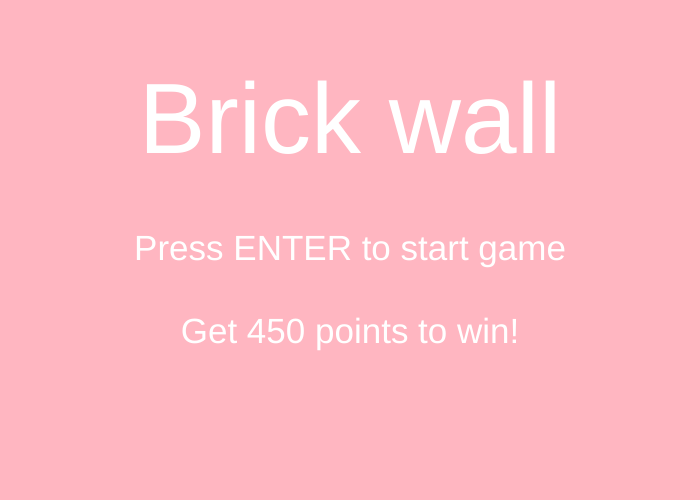
Frame 1 (no input)
Frame 60 (no input): identical to frame 1, image omitted
Frame 120 (the mouse pressed at the canvas centre since frame 60): identical to frame 1, image omitted

The p5.js sketch that drew this single still picture (run headless with seeded random() and noise() and a simulated clock; from frame 60 on, the mouse is pressed at the canvas centre):

// p5.js sketch
// ── sketch.js
let mode = 'title';

let MyBall;
let MyPaddle;
let MyScore = 0;
let MyLife = 4;
let MyBricks = [];
let MyColors = ['#A3E4D7 ', '#C39BD3 ', '#AED6F1 ', '#F7CAC9'];
let backgroundColor;

function setup() {
  createCanvas(700,500);
  backgroundColor = color('#FFB6C1'); // Light pink background

  MyBall = new Ball();
  MyPaddle = new Paddle();
  
  // Create more bricks
  for (let i = 0; i < 5; i++) {
    for (let j = 0; j < 10; j++) {
      MyBricks.push(new Brick(j * 60 + 80, i * 30 + 60, MyColors[i % MyColors.length]));
    }
  }
}

function draw() {
  background(backgroundColor);

  if (mode === 'title') {
    titleScreen();
  } else if (mode === 'gameplay') {
    gameplayScreen();
  } else if (mode === 'gamewin') {
    gamewinScreen();
  } else if (mode === 'gameover') {
    gameoverScreen();
  }
}

function titleScreen() {
  background(255, 182, 193);
  textSize(100);
  textAlign(CENTER, CENTER);
  fill(255);
  text('Brick wall', width / 2, height / 4);
  textSize(35);
  textAlign(CENTER, CENTER);
  fill(255);
  text('Press ENTER to start game', width / 2, height / 2);
  fill(255);
  text('Get 450 points to win!', width / 2, height / 1.5);
}

function gameplayScreen() {
  for (let brick of MyBricks) {
    brick.show();
  }

  MyPaddle.show();
  MyPaddle.move();

  MyBall.show();
  MyBall.move();
  MyBall.bounce(MyPaddle);
  MyBall.bounceEdge();

  for (let i = MyBricks.length - 1; i >= 0; i--) {
    if (MyBall.hits(MyBricks[i])) {
      MyBall.bounceBrick(MyBricks[i]);
      MyBricks.splice(i, 1);
      MyScore += 9;
    }
  }

  fill(255);
  textSize(24);
  textAlign(LEFT);
  text('Score: ' + MyScore, 10, 10);
  text('Life: ' + MyLife, 10, 60);

  if (MyBall.ballIsDead()) {
    MyLife--;
    if (MyLife === 0) {
      mode = 'gameover';
    } else {
      MyBall.reset();
    }
  }

  if (MyScore >= 450) {
    mode = 'gamewin';
  }
}

function gamewinScreen() {
  background(255, 182, 193);
  textSize(100);
  textAlign(CENTER, CENTER);
  fill(0);
  text('YOU WIN', width / 2, height / 4);
  textSize(35);
  textAlign(CENTER, CENTER);
  fill(0);
  text('Press ENTER to start game', width / 2, height / 2);
}

function gameoverScreen() {
  background(255, 182, 193);
  textSize(100);
  textAlign(CENTER, CENTER);
  fill(0);
  text('GAME OVER', width / 2, height / 4);
  textSize(35);
  textAlign(CENTER, CENTER);
  fill(0);
  text('Press ENTER to start game', width / 2, height / 2);
}

function keyPressed() {
  if (mode === 'title' && keyCode === ENTER) {
    mode = 'gameplay';
  }

  if ((mode === 'gamewin' || mode === 'gameover') && keyCode === ENTER) {
    MyBall.reset();
    MyPaddle.reset();
    MyLife = 5;
    MyScore = 0;
    MyBricks = [];
    for (let i = 0; i < 8; i++) {
      for (let j = 0; j < 10; j++) {
        MyBricks.push(new Brick(j * 60 + 80, i * 30 + 60, MyColors[i % MyColors.length]));
      }
    }
    mode = 'title';
  }
}

class Ball {
  constructor() {
    this.x = width / 2;
    this.y = height / 2;
    this.xspeed = 6;
    this.yspeed = -6;
    this.radius = 10;
    this.color = '#FF69B4'; // Pink ball
  }

  show() {
    fill(this.color);
    ellipse(this.x, this.y, this.radius * 2);
  }

  move() {
    this.x += this.xspeed;
    this.y += this.yspeed;
  }

  bounce(paddle) {
    if (this.x - this.radius < paddle.x + paddle.width / 2 &&
        this.x + this.radius > paddle.x - paddle.width / 2 &&
        this.y + this.radius > height - paddle.height) {
      this.yspeed = -this.yspeed;
      let dx = this.x - (paddle.x - paddle.width / 2);
      this.xspeed = map(dx, 0, paddle.width, -6, 6);
    }
  }

  bounceEdge() {
    if (this.x - this.radius < 0 || this.x + this.radius > width) {
      this.xspeed = -this.xspeed;
    }
    if (this.y - this.radius < 0) {
      this.yspeed = -this.yspeed;
    }
  }

  ballIsDead() {
    return this.y + this.radius > height;
  }

  reset() {
    this.x = width / 2;
    this.y = height / 2;
    this.xspeed = 6;
    this.yspeed = -6;
  }

  hits(brick) {
    let d = dist(this.x, this.y, brick.x, brick.y);
    return d < this.radius + brick.width / 2;
  }

  bounceBrick(brick) {
    this.yspeed = -this.yspeed;
  }
}

class Paddle {
  constructor() {
    this.width = 150;
    this.height = 20;
    this.x = width / 2;
    this.y = height - 20;
    this.color = '#FF69B4'; // Pink paddle
  }

  show() {
    fill(this.color);
    rectMode(CENTER);
    rect(this.x, this.y, this.width, this.height);
  }

  move() {
    this.x = mouseX;
    this.x = constrain(this.x, 0 + this.width / 2, width - this.width / 2);
  }

  reset() {
    this.x = width / 2;
  }
}

class Brick {
  constructor(x, y, color) {
    this.x = x;
    this.y = y;
    this.width = 60;
    this.height = 30;
    this.color = color;
  }

  show() {
    fill(this.color);
    rect(this.x, this.y, this.width, this.height);
  }
}
